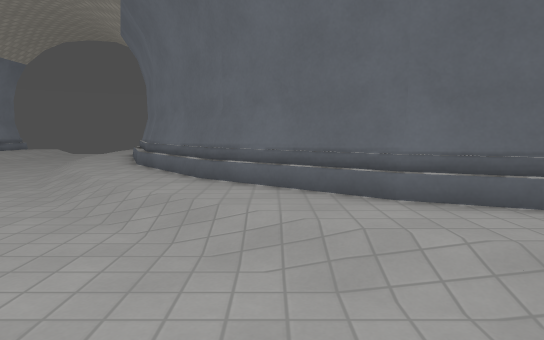
[1] (above)

13 first-person views from a walk through a 3-D level made in the Godot game engine. The camera is 1.2 m above the floor, tilts 6° down and sees 75° across. The floor is counted in squares, 1 m on a side. Each view is taken from the middle of a square. On the plan, view 1 faces up. The plan holds only what a view shows up to about 14 squares ahead; the rest is blank. Surface patterns are stand-ins for the level's own textures.

[2]
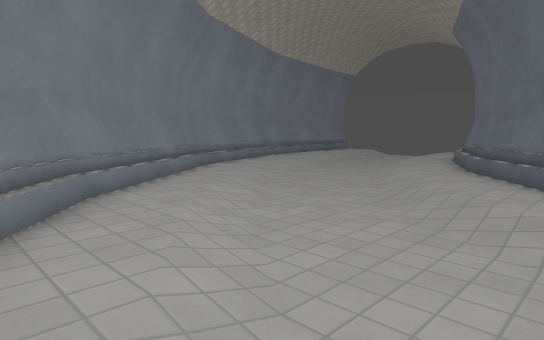

[3]
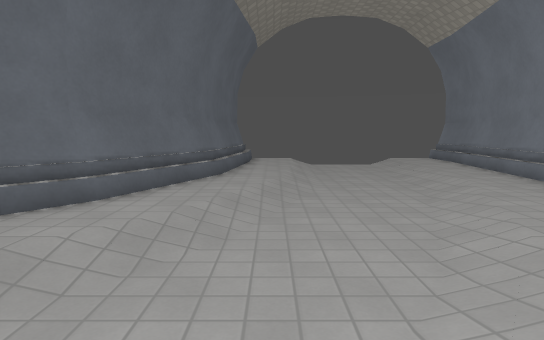

[4]
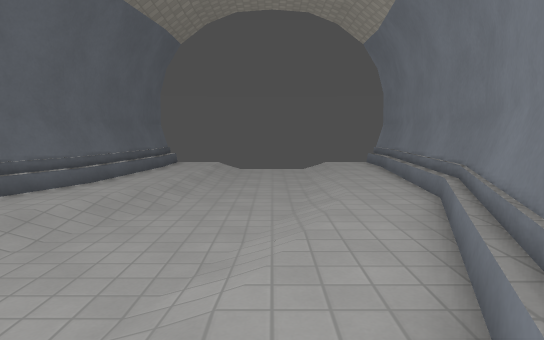

[5]
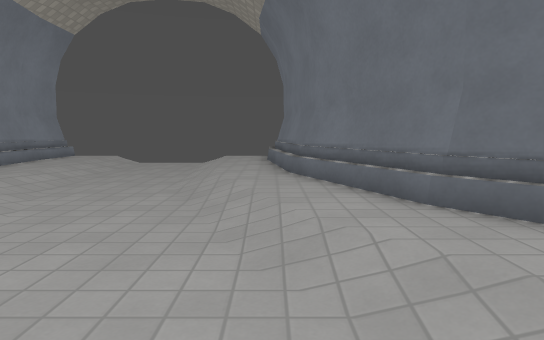

[6]
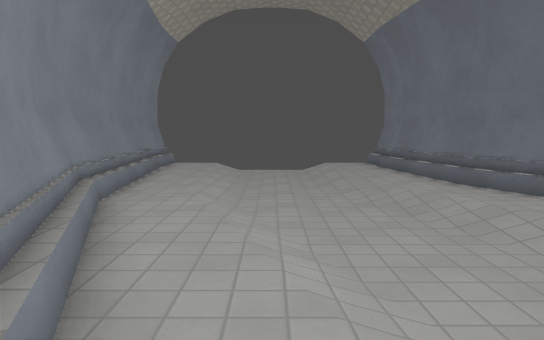

[7]
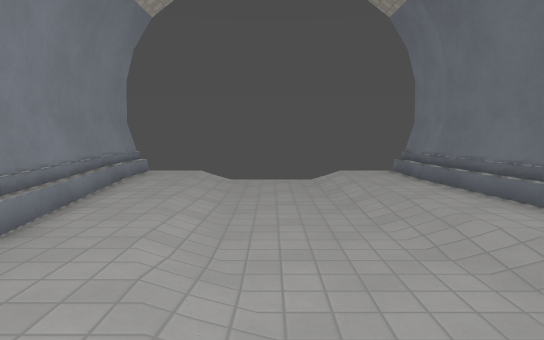

[8]
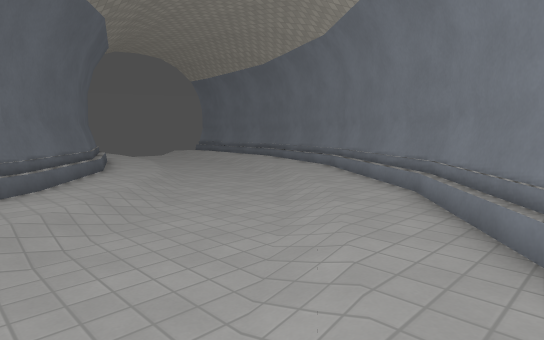

[9]
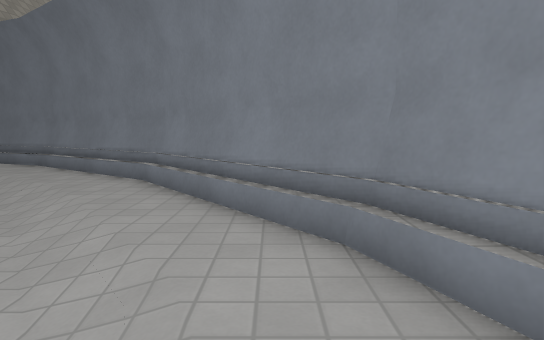

[10]
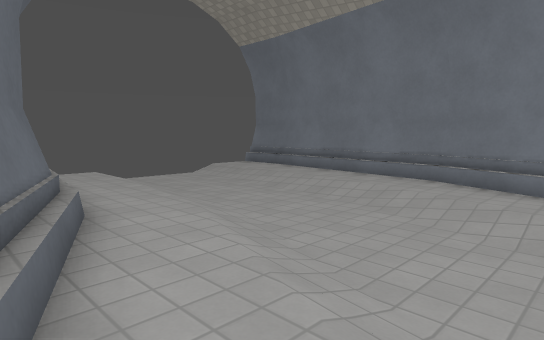

[11]
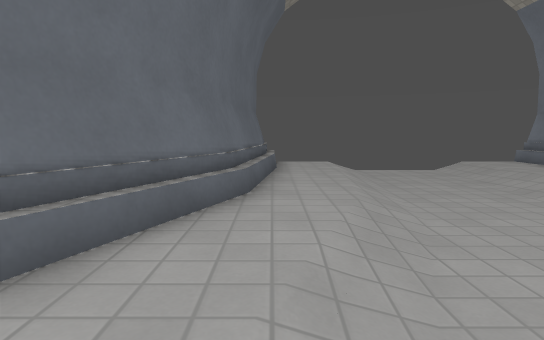

[12]
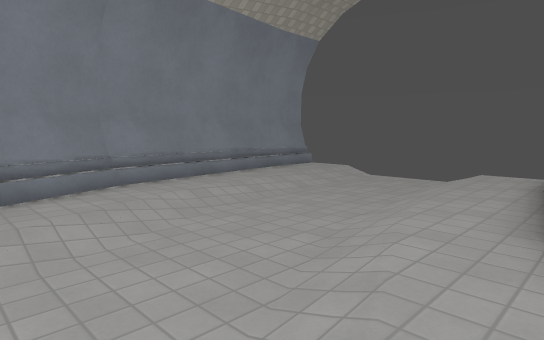

[13]
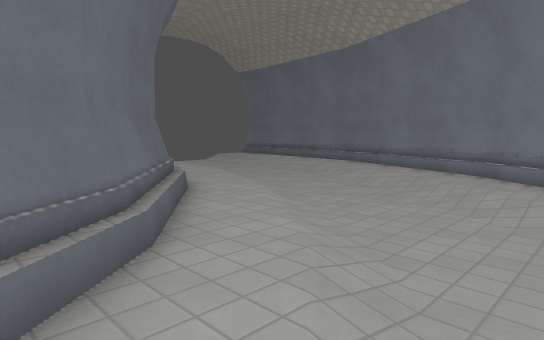

### Floor plan
Key: @ floor where view 1 was taken; # wall or solid block; x gap in a wall; . main floor; : floor 0.25 m higher than the main floor; / step, stairs or slope; = window, fence, low wall or low ledge; O other object.
Columns run from 15 left of view 1 to 12 right of it. Each row starts with its distance up from view 1.
 20 x///.../:x
 19 #///.../:##
 18 #///...//O#
 17 ##::.../:=#
 16  #::.../:##
 15  #::/../::#
 14  #::/../::#
 13  #///.../:##
 12  ##:/.../::#
 11   #::/...::##
 10   #=:/...///##
  9   ##::...//:=#
  8    #///.../::##
  7    ##::/.../::###
  6     #///..../::=##
  5     ##::/..../::/###
  4      ##::/....///::########
  3       ##::/...../::::://=OO
  2        #=::/......//:::/://
  1        ##O:://......///////
  0         ###:/:/@...........
 -1           ##/:/://.........
 -2            ###/:::////.....
 -3              ###=::/::::///
 -4                ####/::::://
 -5                   #######OO
 -6                         ####

Where each view was taken, in squares from view 1:
view 1: 0 up, 0 right, facing up
view 2: 0 up, 1 left, facing up-left
view 3: 2 up, 4 left, facing right
view 4: 1 down, 3 left, facing right
view 5: 6 up, 6 left, facing up
view 6: 6 up, 10 left, facing up
view 7: 9 up, 10 left, facing up
view 8: 9 up, 10 left, facing down-right
view 9: 10 up, 10 left, facing down
view 10: 5 up, 0 right, facing down-right
view 11: 3 up, 0 right, facing right
view 12: 9 up, 5 left, facing up-left
view 13: 9 up, 5 left, facing down-right
